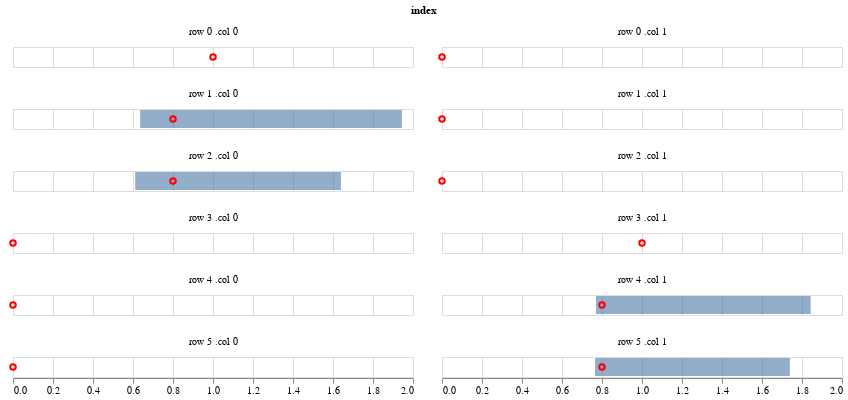

Notebook code cell kept with this figure:
### Code cell
estimates = load_obj('beta_median', log_dir).reshape(20, 1, 6, 2)
get_credible_interval_beta(estimates)

### Figure 1 — Vega-Lite specification as saved in the notebook (floating-point values rounded to 4 significant figures)
{"config": {"view": {"continuousWidth": 400, "continuousHeight": 300}}, "data": {"name": "data-70a83bc8972fd21951b632eab0a0c82b"}, "facet": {"type": "nominal", "field": "index"}, "spec": {"layer": [{"mark": {"type": "bar", "opacity": 0.6}, "encoding": {"x": {"type": "quantitative", "field": "q1", "title": null}, "x2": {"field": "q2", "title": null}}}, {"mark": {"type": "point", "color": "red", "opacity": 1}, "encoding": {"x": {"type": "quantitative", "field": "data", "title": null}}}]}, "columns": 2, "$schema": "https://vega.github.io/schema/vega-lite/v4.8.1.json", "datasets": {"data-70a83bc8972fd21951b632eab0a0c82b": [{"row": 0, "col": 0, "q1": 1.0, "q2": 1.0, "data": 1.0, "index": "row 0 .col 0"}, {"row": 0, "col": 1, "q1": 0.0, "q2": 0.0, "data": 0.0, "index": "row 0 .col 1"}, {"row": 1, "col": 0, "q1": 0.6357, "q2": 1.944, "data": 0.8, "index": "row 1 .col 0"}, {"row": 1, "col": 1, "q1": 0.0, "q2": 0.0, "data": 0.0, "index": "row 1 .col 1"}, {"row": 2, "col": 0, "q1": 0.611, "q2": 1.64, "data": 0.8, "index": "row 2 .col 0"}, {"row": 2, "col": 1, "q1": 0.0, "q2": 0.0, "data": 0.0, "index": "row 2 .col 1"}, {"row": 3, "col": 0, "q1": 0.0, "q2": 0.0, "data": 0.0, "index": "row 3 .col 0"}, {"row": 3, "col": 1, "q1": 1.0, "q2": 1.0, "data": 1.0, "index": "row 3 .col 1"}, {"row": 4, "col": 0, "q1": 0.0, "q2": 0.0, "data": 0.0, "index": "row 4 .col 0"}, {"row": 4, "col": 1, "q1": 0.7704, "q2": 1.844, "data": 0.8, "index": "row 4 .col 1"}, {"row": 5, "col": 0, "q1": 0.0, "q2": 0.0, "data": 0.0, "index": "row 5 .col 0"}, {"row": 5, "col": 1, "q1": 0.7654, "q2": 1.739, "data": 0.8, "index": "row 5 .col 1"}]}}
